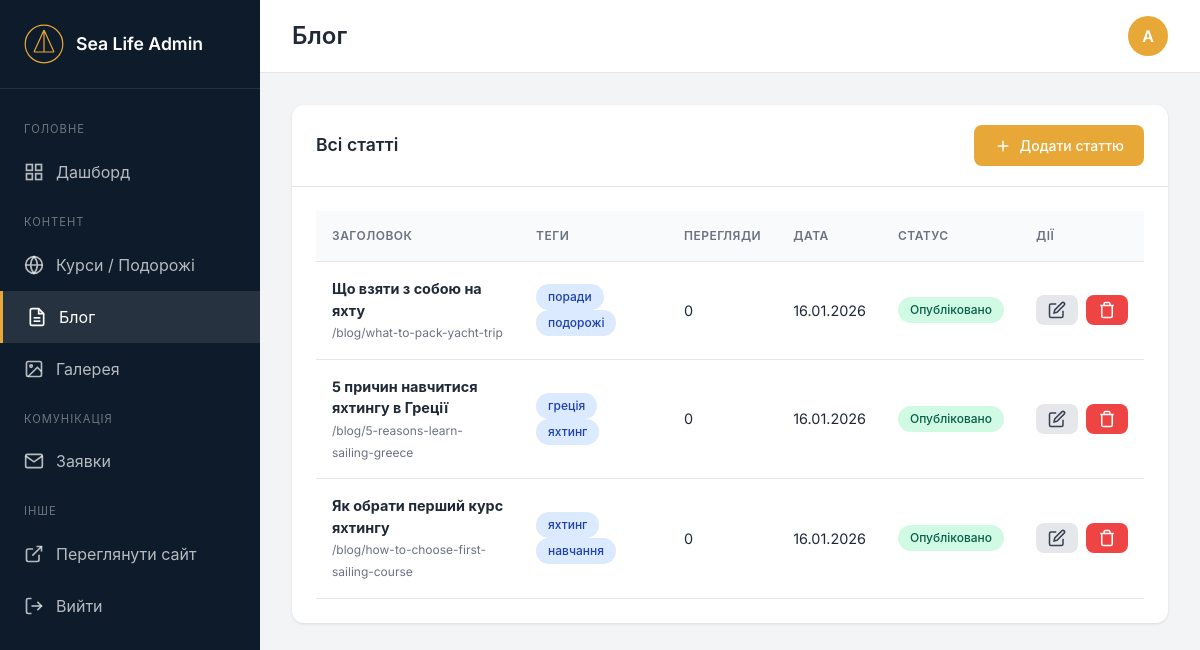
Page /admin/blog (signed in) on the committed database.
### app.py (models this page shows)
class BlogPost(db.Model):
    id = db.Column(db.Integer, primary_key=True)
    title_uk = db.Column(db.String(300), nullable=False)
    title_en = db.Column(db.String(300), nullable=False)
    slug = db.Column(db.String(300), unique=True, nullable=False)
    excerpt_uk = db.Column(db.Text)
    excerpt_en = db.Column(db.Text)
    content_uk = db.Column(db.Text, nullable=False)
    content_en = db.Column(db.Text, nullable=False)
    image = db.Column(db.String(300))
    tags = db.Column(db.String(500))  # Comma-separated
    meta_description_uk = db.Column(db.String(300))
    meta_description_en = db.Column(db.String(300))
    meta_keywords = db.Column(db.String(500))
    is_published = db.Column(db.Boolean, default=True)
    views = db.Column(db.Integer, default=0)
    created_at = db.Column(db.DateTime, default=datetime.utcnow)
    updated_at = db.Column(db.DateTime, default=datetime.utcnow, onupdate=datetime.utcnow)

### app.py (the view)
@app.route('/admin/blog')
@login_required
def admin_blog():
    posts = BlogPost.query.order_by(BlogPost.created_at.desc()).all()
    return render_template('admin/blog.html', posts=posts)

### app.py (called while the page is built)
@login_manager.user_loader
def load_user(user_id):
    return Admin.query.get(int(user_id))

@app.context_processor
def inject_globals():
    lang = request.args.get('lang', session.get('lang', 'uk'))
    session['lang'] = lang
    return {
        'lang': lang,
        'current_year': datetime.now().year
    }

### templates/admin/blog.html (shortened to what this page needs)
{% extends 'admin/base.html' %}
{% block page_title %}Блог{% endblock %}
{% block content %}
<div class="card">
    <div class="card-header">
        <h2>Всі статті</h2>
        <a href="{{ url_for('admin_blog_add') }}" class="btn btn-primary">
            <svg viewBox="0 0 24 24" fill="none" stroke="currentColor" stroke-width="2">
                <line x1="12" y1="5" x2="12" y2="19"/>
                <line x1="5" y1="12" x2="19" y2="12"/>
            </svg>
            Додати статтю
        </a>
    </div>
    <div class="card-body">
        {% if posts %}
        <div class="table-container">
            <table class="data-table">
                <thead>
                    <tr>
                        <th>Заголовок</th>
                        <th>Теги</th>
                        <th>Перегляди</th>
                        <th>Дата</th>
                        <th>Статус</th>
                        <th>Дії</th>
                    </tr>
                </thead>
                <tbody>
                    {% for post in posts %}
                    <tr>
                        <td>
                            <strong>{{ post.title_uk }}</strong>
                            <br><small style="color: var(--gray-500);">/blog/{{ post.slug }}</small>
                        </td>
                        <td>
                            {% if post.tags %}
                            {% for tag in post.tags.split(',')[:2] %}
                            <span class="badge badge-info">{{ tag.strip() }}</span>
                            {% endfor %}
                            {% endif %}
                        </td>
                        <td>{{ post.views }}</td>
                        <td>{{ post.created_at.strftime('%d.%m.%Y') }}</td>
                        <td>
                            {% if post.is_published %}
                            <span class="badge badge-success">Опубліковано</span>
                            {% else %}
                            <span class="badge badge-warning">Чернетка</span>
                            {% endif %}
                        </td>
                        <td>
                            <div class="actions">
                                <a href="{{ url_for('admin_blog_edit', post_id=post.id) }}" class="btn btn-sm btn-secondary">
                                    <svg width="16" height="16" viewBox="0 0 24 24" fill="none" stroke="currentColor" stroke-width="2">
                                        <path d="M11 4H4a2 2 0 0 0-2 2v14a2 2 0 0 0 2 2h14a2 2 0 0 0 2-2v-7"/>
                                        <path d="M18.5 2.5a2.121 2.121 0 0 1 3 3L12 15l-4 1 1-4 9.5-9.5z"/>
                                    </svg>
                                </a>
                                <form method="POST" action="{{ url_for('admin_blog_delete', post_id=post.id) }}" style="display: inline;" onsubmit="return confirm('Видалити цю статтю?');">
                                    <button type="submit" class="btn btn-sm btn-danger">
                                        <svg width="16" height="16" viewBox="0 0 24 24" fill="none" stroke="currentColor" stroke-width="2">
                                            <polyline points="3 6 5 6 21 6"/>
                                            <path d="M19 6v14a2 2 0 0 1-2 2H7a2 2 0 0 1-2-2V6m3 0V4a2 2 0 0 1 2-2h4a2 2 0 0 1 2 2v2"/>
                                        </svg>
                                    </button>
                                </form>
                            </div>
                        </td>
                    </tr>
                    {% endfor %}
                </tbody>
            </table>
        </div>
        {% endif %}
    </div>
</div>
{% endblock %}

### static/css/admin.css (style rules this page uses)
:root { --primary: #E8A838; --primary-dark: #D4922A; --dark-blue: #0D1B2A; --navy: #1B263B; --white: #FFFFFF; --gray-50: #F9FAFB; --gray-100: #F3F4F6; --gray-200: #E5E7EB; --gray-300: #D1D5DB; --gray-400: #9CA3AF; --gray-500: #6B7280; --gray-600: #4B5563; --gray-700: #374151; --gray-800: #1F2937; --success: #10B981; --warning: #F59E0B; --danger: #EF4444; --info: #3B82F6; }
* { box-sizing: border-box; margin: 0; padding: 0; }
body { font-family: 'Inter', -apple-system, BlinkMacSystemFont, sans-serif; background: var(--gray-100); color: var(--gray-800); line-height: 1.5; }
.card { background: var(--white); border-radius: 12px; box-shadow: 0 1px 3px rgba(0,0,0,0.1); overflow: hidden; }
.card-header { padding: 1.25rem 1.5rem; border-bottom: 1px solid var(--gray-200); display: flex; justify-content: space-between; align-items: center; }
.card-header h2 { font-size: 1.1rem; font-weight: 600; }
.card-body { padding: 1.5rem; }
.table-container { overflow-x: auto; }
.data-table { width: 100%; border-collapse: collapse; }
.data-table th, .data-table td { padding: 1rem; text-align: left; border-bottom: 1px solid var(--gray-200); }
.data-table th { font-weight: 600; font-size: 0.75rem; text-transform: uppercase; letter-spacing: 0.5px; color: var(--gray-500); background: var(--gray-50); }
.data-table td { font-size: 0.9rem; }
.badge { display: inline-flex; align-items: center; padding: 0.25rem 0.75rem; font-size: 0.75rem; font-weight: 500; border-radius: 9999px; }
.badge-success { background: #D1FAE5; color: #065F46; }
.badge-info { background: #DBEAFE; color: #1E40AF; }
.btn { display: inline-flex; align-items: center; gap: 0.5rem; padding: 0.625rem 1.25rem; font-size: 0.875rem; font-weight: 500; border-radius: 8px; border: none; cursor: pointer; transition: all 0.2s; text-decoration: none; }
.btn svg { width: 18px; height: 18px; }
.btn-primary { background: var(--primary); color: var(--white); }
.btn-secondary { background: var(--gray-200); color: var(--gray-700); }
.btn-danger { background: var(--danger); color: var(--white); }
.btn-sm { padding: 0.375rem 0.75rem; font-size: 0.8rem; }
.actions { display: flex; gap: 0.5rem; }

### rows in the picture
BlogPost: title_uk "Що взяти з собою на яхту", slug "what-to-pack-yacht-trip", strip "поради" "подорожі", views "0", created_at "16.01.2026", is_published "Опубліковано"
BlogPost: title_uk "5 причин навчитися яхтингу в Греції", slug "5-reasons-learn-sailing-greece", strip "греція" "яхтинг", views "0", created_at "16.01.2026", is_published "Опубліковано"
BlogPost: title_uk "Як обрати перший курс яхтингу", slug "how-to-choose-first-sailing-course", strip "яхтинг" "навчання", views "0", created_at "16.01.2026", is_published "Опубліковано"
